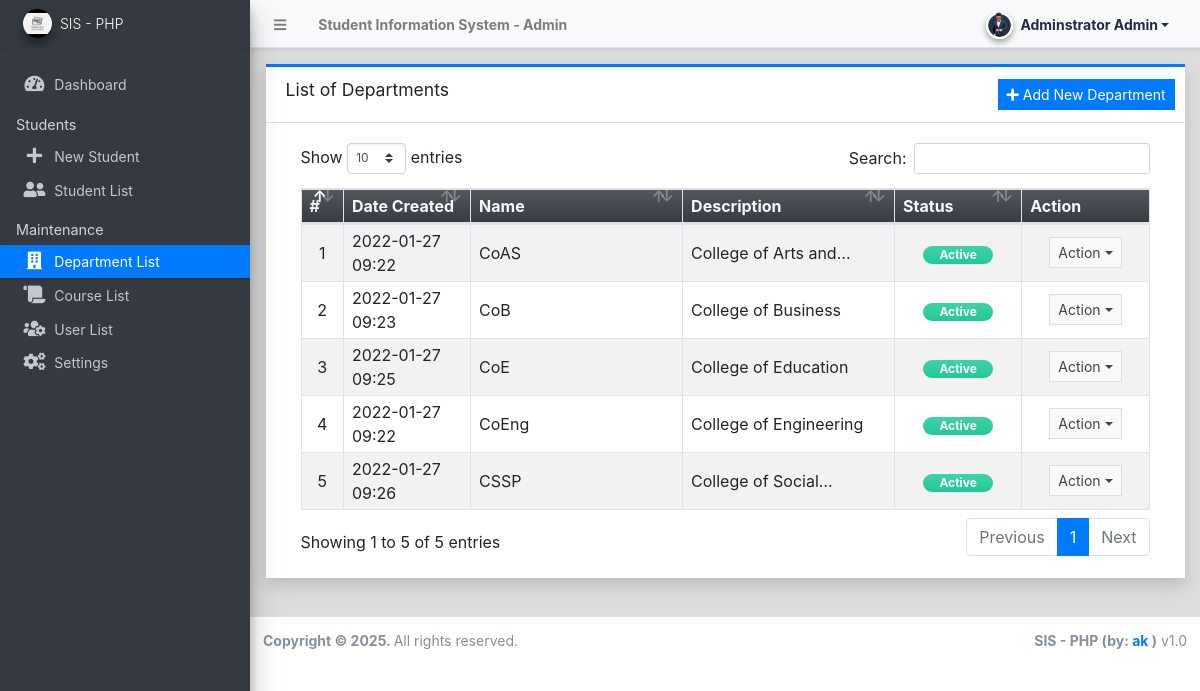
/admin/?page=departments (signed in), run on the app's committed database.
### tables this page shows
CREATE TABLE `department_list` (
  `id` int(30) NOT NULL,
  `name` text NOT NULL,
  `description` text NOT NULL,
  `status` tinyint(1) NOT NULL DEFAULT 1,
  `delete_flag` tinyint(1) NOT NULL DEFAULT 0,
  `date_created` datetime NOT NULL DEFAULT current_timestamp(),
  `date_updated` datetime DEFAULT NULL ON UPDATE current_timestamp()
);

### config.php (called while the page is built, shortened)
<?php
require_once('classes/DBConnection.php');
require_once('classes/SystemSettings.php');
function validate_image($file){
	if(!empty($file)){
        $ex = explode('?',$file);
        $file = $ex[0];
        $param =  isset($ex[1]) ? '?'.$ex[1]  : '';
		if(is_file(base_app.$file)){
			return base_url.$file.$param;
		}else{
			return base_url.'dist/img/no-image-available.png';
		}
	}else{
		return base_url.'dist/img/no-image-available.png';
	}
}
function isMobileDevice(){
    $aMobileUA = array(
        '/iphone/i' => 'iPhone',
        '/ipod/i' => 'iPod',
        '/ipad/i' => 'iPad',
        '/android/i' => 'Android',
        '/blackberry/i' => 'BlackBerry',
        '/webos/i' => 'Mobile'
    );
    return false;
}
?>

### classes/DBConnection.php (called while the page is built, shortened)
<?php
class DBConnection{
    private $host = DB_SERVER;
    private $username = DB_USERNAME;
    private $password = DB_PASSWORD;
    private $database = DB_NAME;
    public $conn;
    public function __construct(){
        if (!isset($this->conn)) {
            $this->conn = new mysqli($this->host, $this->username, $this->password, $this->database);
        }
    }
}
?>

### classes/SystemSettings.php (called while the page is built, shortened)
<?php
class SystemSettings extends DBConnection{
	function userdata($field = ''){
		if(!empty($field)){
			if(isset($_SESSION['userdata'][$field]))
				return $_SESSION['userdata'][$field];
			else
				return null;
		}else{
			return false;
		}
	}
	function info($field=''){
		if(!empty($field)){
			if(isset($_SESSION['system_info'][$field]))
				return $_SESSION['system_info'][$field];
			else
				return false;
		}else{
			return false;
		}
	}
}
$_settings = new SystemSettings();
?>

### admin/departments/index.php (the view, shortened to what this page needs)
<div class="card card-outline card-primary rounded-0 shadow">
	<div class="card-header">
		<h3 class="card-title">List of Departments</h3>
		<?php if($_settings->userdata('type') == 1): ?>
		<div class="card-tools">
			<a href="javascript:void(0)" id="create_new" class="btn btn-flat btn-sm btn-primary"><span class="fas fa-plus"></span>  Add New Department</a>
		</div>
		<?php endif; ?>
	</div>
	<div class="card-body">
		<div class="container-fluid">
        <div class="container-fluid">
			<table class="table table-bordered table-hover table-striped">
				<colgroup>
					<col width="5%">
					<col width="15%">
					<col width="25%">
					<col width="25%">
					<col width="15%">
					<col width="15%">
				</colgroup>
				<thead>
					<tr class="bg-gradient-dark text-light">
						<th>#</th>
						<th>Date Created</th>
						<th>Name</th>
						<th>Description</th>
						<th>Status</th>
						<th>Action</th>
					</tr>
				</thead>
				<tbody>
					<?php
						$i = 1;
						$qry = $conn->query("SELECT * from `department_list` where delete_flag = 0 order by `name` asc ");
						while($row = $qry->fetch_assoc()):
					?>
						<tr>
							<td class="text-center"><?php echo $i++; ?></td>
							<td class=""><?php echo date("Y-m-d H:i",strtotime($row['date_created'])) ?></td>
							<td class=""><p class="m-0 truncate-1"><?php echo $row['name'] ?></p></td>
							<td class=""><p class="m-0 truncate-1"><?php echo $row['description'] ?></p></td>
							<td class="text-center">
								<?php
									switch ($row['status']){
										case 1:
											echo '<span class="rounded-pill badge badge-success bg-gradient-teal px-3">Active</span>';
											break;
									}
								?>
							</td>
							<td align="center">
								 <button type="button" class="btn btn-flat btn-default btn-sm dropdown-toggle dropdown-icon" data-toggle="dropdown">
				                  		Action
				                  </button>
							</td>
						</tr>
					<?php endwhile; ?>
				</tbody>
			</table>
		</div>
		</div>
	</div>
</div>

### admin/index.php (shortened to what this page needs)
<?php require_once('../config.php'); ?>
 <!DOCTYPE html>
<html lang="en" class="" style="height: auto;">
<?php require_once('inc/header.php') ?>
  <body class="layout-fixed control-sidebar-slide-open layout-navbar-fixed" data-new-gr-c-s-check-loaded="14.991.0" data-gr-ext-installed="" style="height: auto;">
    <div class="wrapper">
     <?php require_once('inc/topBarNav.php') ?>
     <?php require_once('inc/navigation.php') ?>
     <?php $page = isset($_GET['page']) ? $_GET['page'] : 'home';  ?>
      <div class="content-wrapper pt-3" style="min-height: 567.854px;">
        <section class="content ">
          <div class="container-fluid">
            <?php
              if(!file_exists($page.".php") && !is_dir($page)){
                  include '404.html';
              }else{
                if(is_dir($page))
                  include $page.'/index.php';
                else
                  include $page.'.php';
              }
            ?>
          </div>
        </section>
      </div>
      <?php require_once('inc/footer.php') ?>
  </body>
</html>

### admin/inc/header.php (shortened to what this page needs)
<head>
    <link rel="stylesheet" href="<?php echo base_url ?>plugins/fontawesome-free/css/all.min.css">
    <link rel="stylesheet" href="<?php echo base_url ?>plugins/tempusdominus-bootstrap-4/css/tempusdominus-bootstrap-4.min.css">
  <link rel="stylesheet" href="<?php echo base_url ?>plugins/datatables-bs4/css/dataTables.bootstrap4.min.css">
  <link rel="stylesheet" href="<?php echo base_url ?>plugins/datatables-responsive/css/responsive.bootstrap4.min.css">
  <link rel="stylesheet" href="<?php echo base_url ?>plugins/datatables-buttons/css/buttons.bootstrap4.min.css">
  <link rel="stylesheet" href="<?php echo base_url ?>plugins/select2/css/select2.min.css">
  <link rel="stylesheet" href="<?php echo base_url ?>plugins/select2-bootstrap4-theme/select2-bootstrap4.min.css">
    <link rel="stylesheet" href="<?php echo base_url ?>plugins/icheck-bootstrap/icheck-bootstrap.min.css">
    <link rel="stylesheet" href="<?php echo base_url ?>plugins/jqvmap/jqvmap.min.css">
    <link rel="stylesheet" href="<?php echo base_url ?>plugins/fullcalendar/main.css">
    <link rel="stylesheet" href="<?php echo base_url ?>dist/css/adminlte.css">
    <link rel="stylesheet" href="<?php echo base_url ?>dist/css/custom.css">
    <link rel="stylesheet" href="<?php echo base_url ?>plugins/overlayScrollbars/css/OverlayScrollbars.min.css">
    <link rel="stylesheet" href="<?php echo base_url ?>plugins/daterangepicker/daterangepicker.css">
    <link rel="stylesheet" href="<?php echo base_url ?>plugins/summernote/summernote-bs4.min.css">
  <link rel="stylesheet" href="<?php echo base_url ?>plugins/sweetalert2-theme-bootstrap-4/bootstrap-4.min.css">
  </head>

### admin/inc/topBarNav.php (shortened to what this page needs)
<nav class="main-header navbar navbar-expand navbar-light border-top-0  border-left-0 border-right-0 text-sm shadow-sm bg-gradient-light">
  <ul class="navbar-nav">
    <li class="nav-item">
    <a class="nav-link" data-widget="pushmenu" href="#" role="button"><i class="fas fa-bars"></i></a>
    </li>
    <li class="nav-item d-none d-sm-inline-block">
      <a href="<?php echo base_url ?>" class="nav-link"><b><?php echo (!isMobileDevice()) ? $_settings->info('name'):$_settings->info('short_name'); ?> - Admin</b></a>
    </li>
  </ul>
  <ul class="navbar-nav ml-auto">
    <li class="nav-item">
      <div class="btn-group nav-link">
            <button type="button" class="btn btn-rounded badge badge-light dropdown-toggle dropdown-icon" data-toggle="dropdown">
              <span><img src="<?php echo validate_image($_settings->userdata('avatar')) ?>" class="img-circle elevation-2 user-img" alt="User Image"></span>
              <span class="ml-3"><?php echo ucwords($_settings->userdata('firstname').' '.$_settings->userdata('lastname')) ?></span>
            </button>
        </div>
    </li>
  </ul>
</nav>

### admin/inc/navigation.php (shortened to what this page needs)
<aside class="main-sidebar sidebar-dark-primary elevation-4 sidebar-no-expand bg-dark">
  <a href="<?php echo base_url ?>admin" class="brand-link bg-transparent text-sm border-0 shadow-sm">
  <img src="<?php echo validate_image($_settings->info('logo'))?>" alt="Store Logo" class="brand-image img-circle elevation-3 bg-black" style="width: 1.8rem;height: 1.8rem;max-height: unset;object-fit:scale-down;object-position:center center">
  <span class="brand-text font-weight-light"><?php echo $_settings->info('short_name') ?></span>
  </a>
  <div class="sidebar os-host os-theme-light os-host-overflow os-host-overflow-y os-host-resize-disabled os-host-transition os-host-scrollbar-horizontal-hidden">
    <div class="os-content-glue" style="margin: 0px -8px; width: 249px; height: 646px;"></div>
    <div class="os-padding">
      <div class="os-viewport os-viewport-native-scrollbars-invisible" style="overflow-y: scroll;">
        <div class="os-content" style="padding: 0px 8px; height: 100%; width: 100%;">
          <nav class="mt-4">
             <ul class="nav nav-pills nav-sidebar flex-column text-sm nav-compact nav-flat nav-child-indent nav-collapse-hide-child" data-widget="treeview" role="menu" data-accordion="false">
              <li class="nav-item dropdown">
                <a href="./" class="nav-link nav-home">
                  <i class="nav-icon fas fa-tachometer-alt"></i>
                  <p>
                    Dashboard
                  </p>
                </a>
              </li>
              <li class="nav-header">Students</li>
              <li class="nav-item dropdown">
                <a href="<?php echo base_url ?>admin/?page=students/manage_student" class="nav-link nav-students_manage_student">
                  <i class="nav-icon fas fa-plus"></i>
                  <p>
                    New Student
                  </p>
                </a>
              </li>
              <li class="nav-item">
                <a href="<?php echo base_url ?>admin/?page=students" class="nav-link nav-students">
                  <i class="nav-icon fas fa-user-friends"></i>
                  <p>
                    Student List
                  </p>
                </a>
              </li>
              <li class="nav-header">Maintenance</li>
              <li class="nav-item dropdown">
                <a href="<?php echo base_url ?>admin/?page=departments" class="nav-link nav-departments">
                  <i class="nav-icon fas fa-building"></i>
                  <p>
                   Department List
                  </p>
                </a>
              </li>
              <li class="nav-item dropdown">
                <a href="<?php echo base_url ?>admin/?page=courses" class="nav-link nav-courses">
                  <i class="nav-icon fas fa-scroll"></i>
                  <p>
                   Course List
                  </p>
                </a>
              </li>
              <?php if($_settings->userdata('type') == 1): ?>
              <li class="nav-item dropdown">
                <a href="<?php echo base_url ?>admin/?page=user/list" class="nav-link nav-user_list">
                  <i class="nav-icon fas fa-users-cog"></i>
                  <p>
                    User List
                  </p>
                </a>
              </li>
              <li class="nav-item dropdown">
                <a href="<?php echo base_url ?>admin/?page=system_info" class="nav-link nav-system_info">
                  <i class="nav-icon fas fa-cogs"></i>
                  <p>
                    Settings
                  </p>
                </a>
              </li>
              <?php endif; ?>
            </ul>
          </nav>
        </div>
      </div>
    </div>
  </div>
</aside>

### admin/inc/footer.php (shortened to what this page needs)
<footer class="main-footer text-sm">
        <strong>Copyright © <?php echo date('Y') ?>.
        </strong>
        All rights reserved.
        <div class="float-right d-none d-sm-inline-block">
          <b><?php echo $_settings->info('short_name') ?> (by: <a href="mailto:apollokiiru5@gmail.com" target="blank">ak</a> )</b> v1.0
        </div>
      </footer>
    </div>

### admin/inc/topBarNav.php (style rules this page uses)
.user-img { position: absolute; height: 27px; width: 27px; object-fit: cover; left: -7%; top: -12%; }
.btn-rounded { border-radius: 50px; }

### data on the page
department_list: date_created "2022-01-27 09:22", name "CoAS", description "College of Arts…", status "Active"
department_list: date_created "2022-01-27 09:23", name "CoB", description "College of Business", status "Active"
department_list: date_created "2022-01-27 09:25", name "CoE", description "College of Education", status "Active"
department_list: date_created "2022-01-27 09:22", name "CoEng", description "College of Engineering", status "Active"
department_list: date_created "2022-01-27 09:26", name "CSSP", description "College of…", status "Active"

### other printed values
$_settings->info('name') "Student Information System"
$_settings->userdata('firstname').' '.$_settings->userdata('lastname') "Adminstrator Admin"
$_settings->info('short_name') "SIS - PHP"
